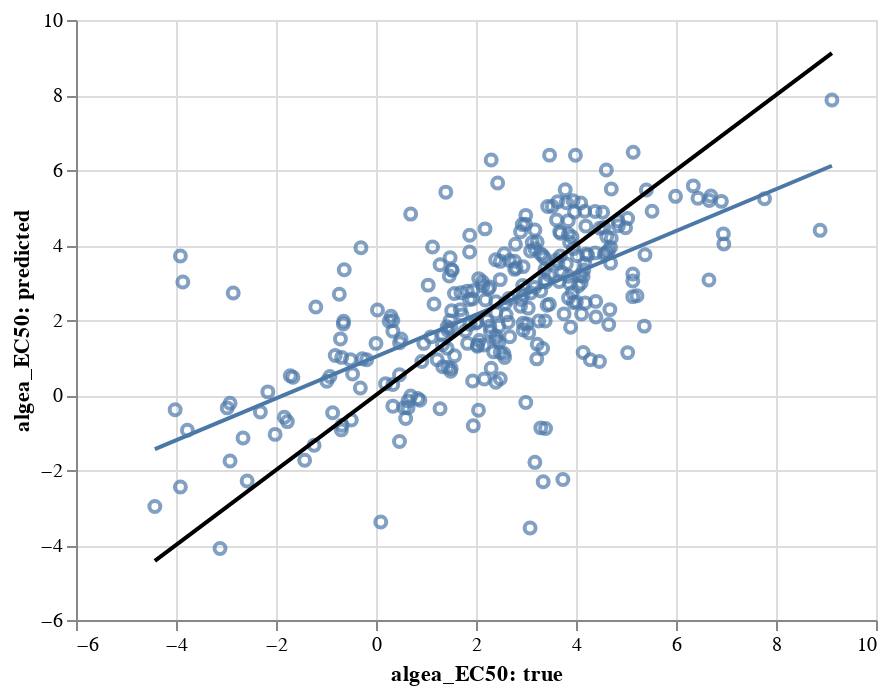

Notebook code for this chart:
### Code cell
multitask_model.visualize('pair_predict', algea_test_multi, untransform=False, task='algea_EC50')

### Figure 1 — Vega-Lite specification as saved in the notebook (floating-point values rounded to 4 significant figures; data arrays with more than 128 entries replaced by an {"elided": "..."} marker saying what was removed)
{"config": {"view": {"continuousWidth": 400, "continuousHeight": 300}}, "layer": [{"mark": "point", "encoding": {"x": {"type": "quantitative", "field": "algea_EC50: true", "scale": {"zero": false}}, "y": {"type": "quantitative", "field": "algea_EC50: predicted", "scale": {"zero": false}}}}, {"mark": "line", "encoding": {"x": {"type": "quantitative", "field": "algea_EC50: true", "scale": {"zero": false}}, "y": {"type": "quantitative", "field": "algea_EC50: predicted", "scale": {"zero": false}}}, "transform": [{"on": "algea_EC50: true", "regression": "algea_EC50: predicted"}]}, {"data": {"name": "data-ab065d5c31835561106edce0514aa86e"}, "mark": {"type": "line", "color": "black"}, "encoding": {"x": {"type": "quantitative", "field": "algea_EC50: true"}, "y": {"type": "quantitative", "field": "algea_EC50: predicted"}}}], "data": {"name": "data-c0f0e6e8f61a0f509d90c1b63b426911"}, "$schema": "https://vega.github.io/schema/vega-lite/v4.8.1.json", "datasets": {"data-c0f0e6e8f61a0f509d90c1b63b426911": {"elided": "288 records"}, "data-ab065d5c31835561106edce0514aa86e": [{"algea_EC50: true": -4.423, "algea_EC50: predicted": -4.423}, {"algea_EC50: true": 9.118, "algea_EC50: predicted": 9.118}]}}
